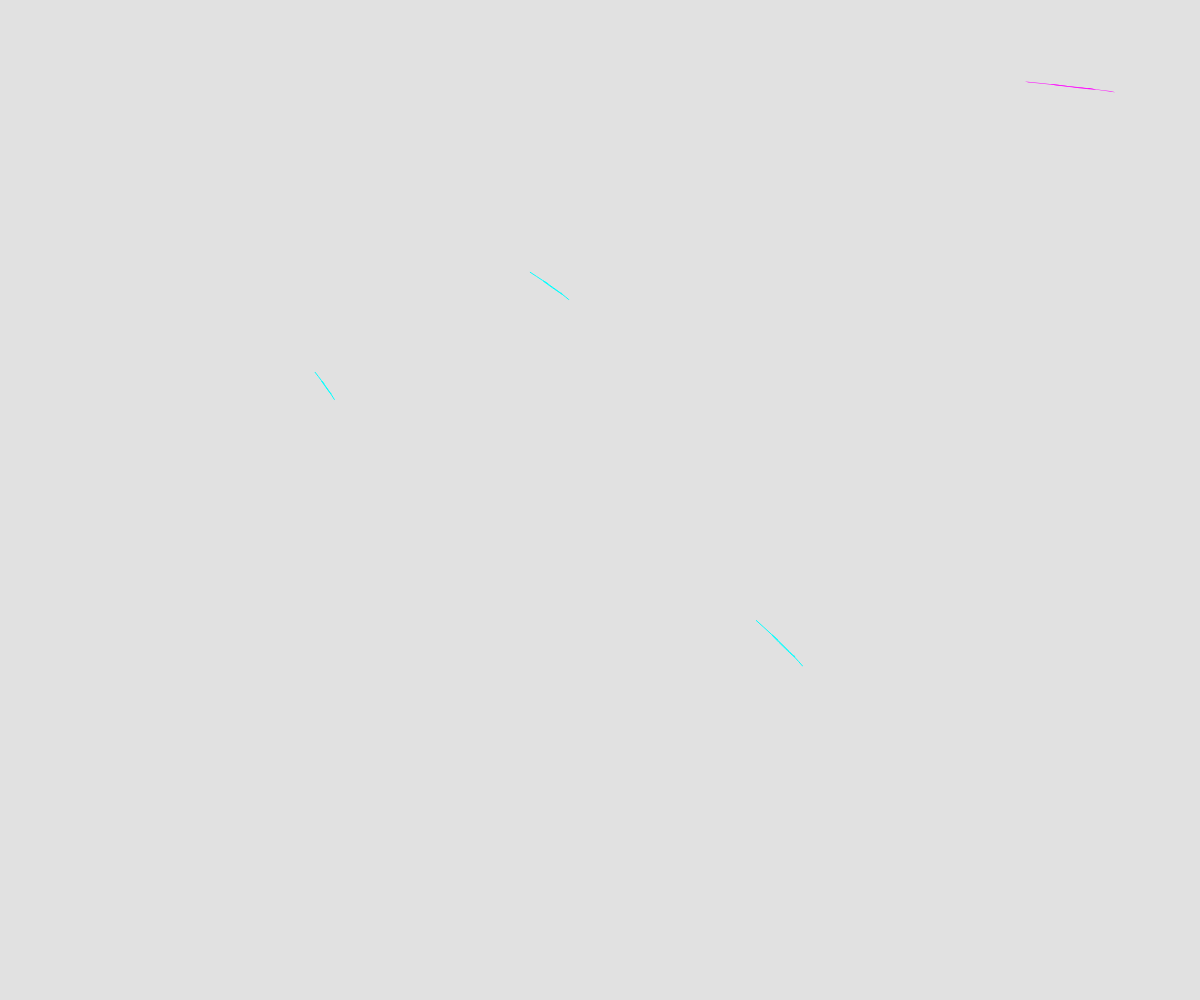
Frame 1 (no input)
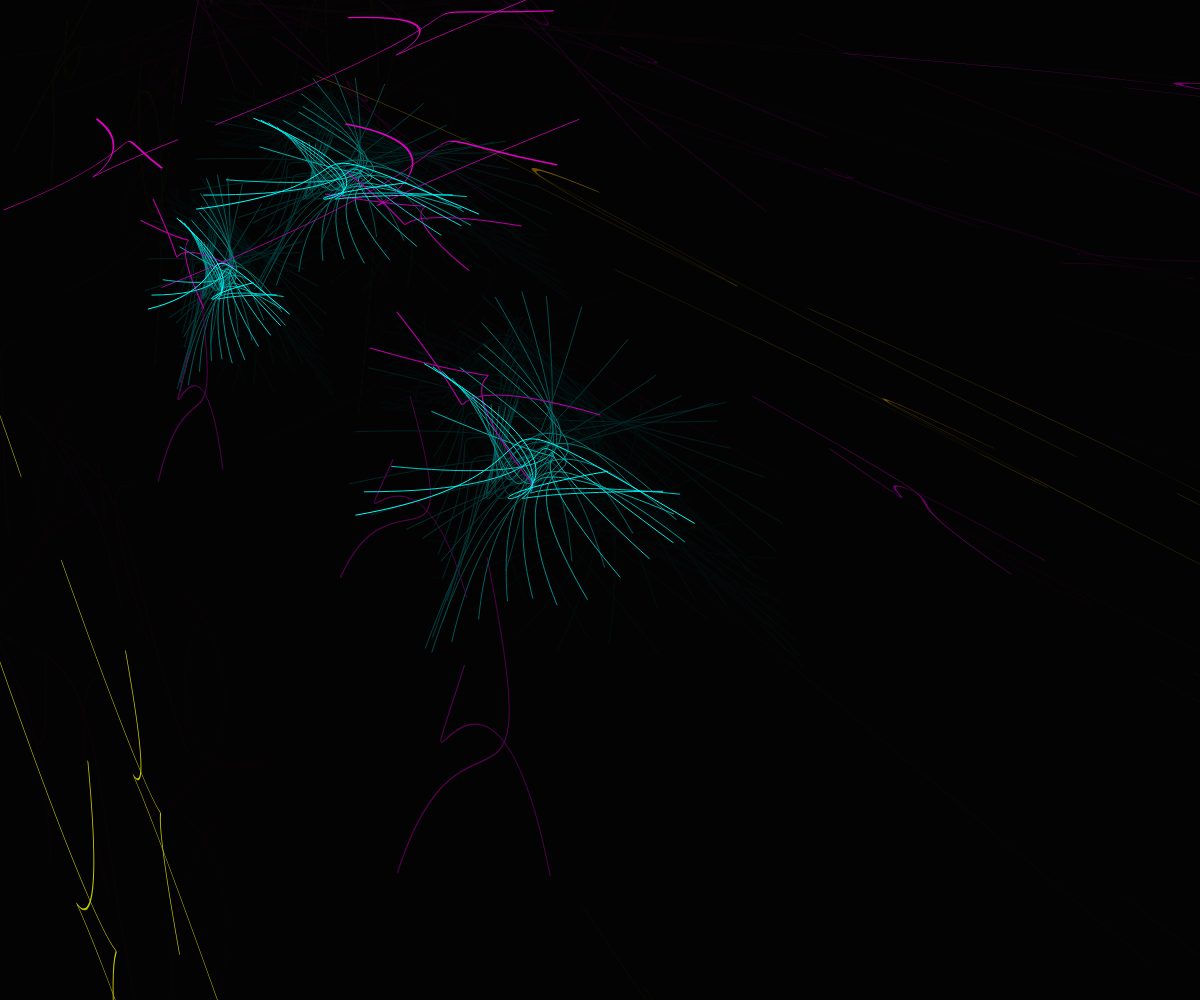
Frame 60 (no input)
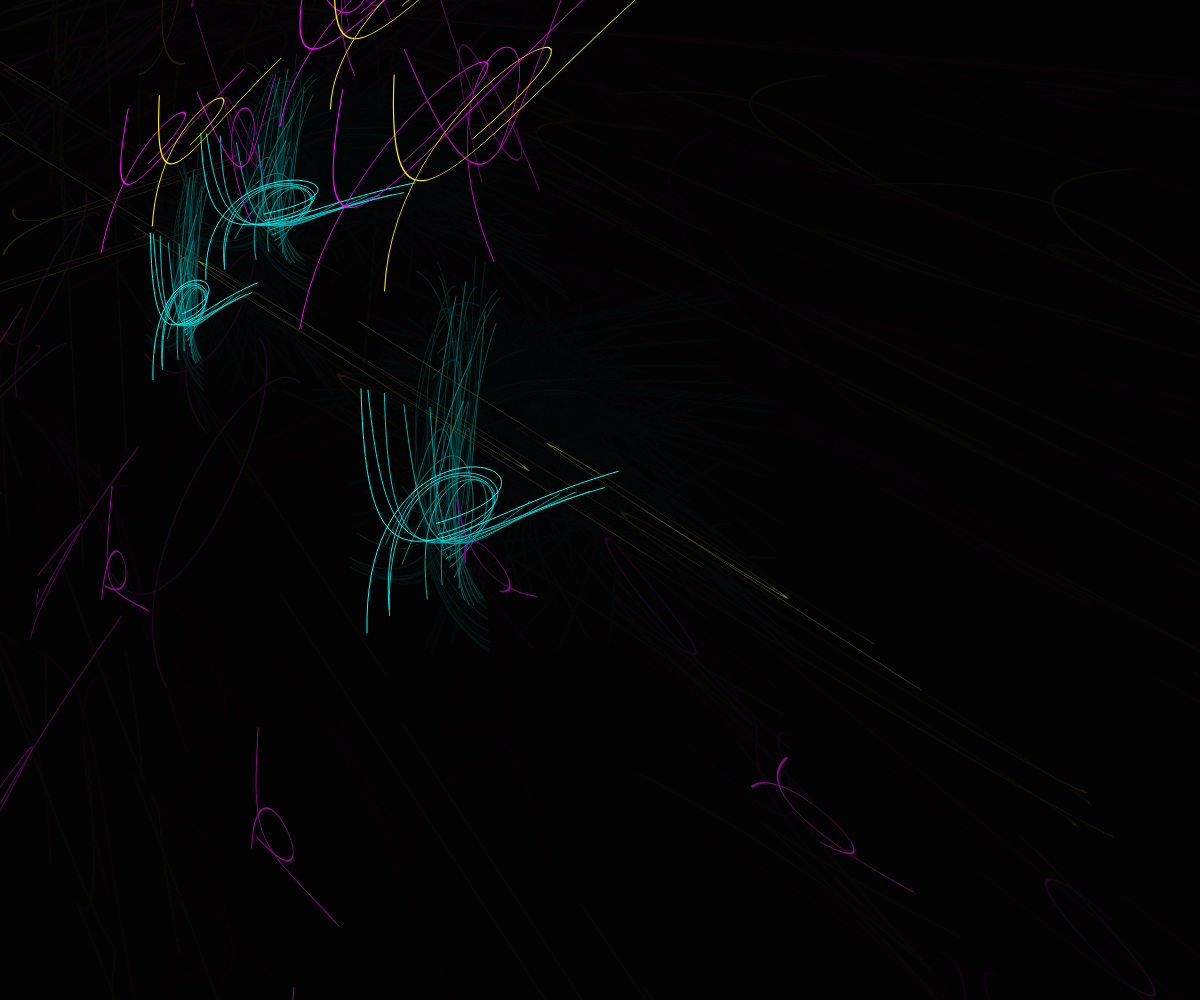
Frame 120 (the mouse pressed at the canvas centre since frame 60)

The p5.js sketch that drew these frames (run headless with seeded random() and noise() and a simulated clock; from frame 60 on, the mouse is pressed at the canvas centre):

// p5.js sketch
// ── sketch.js
 let noiseA = [],
   noise1A = [],
   noise2A = [];

 function setup() {
   createCanvas(windowWidth, windowHeight);
   frameRate(30);
   // background(0)
 }

 function draw() {
   background(0, 30);
   noFill();
   // console.log(noiseA.length);
   // for (let x = 0; x < 10; x += 2) {
   //   for (let y = 1; y < 9; y += 2) {
   //     noiseA[x] = noise(y / 10 * frameCount) * width;
   //   }
   // }
   // for (let x = 1; x < 10; x += 2) {
   //   for (let y = 2; y < 9; y += 2) {
   //     noiseA[x] = noise(y / 10 * frameCount) * height;
   //   }
   // }
   // for (let x = 0; x < noiseA.length; x++) {
   //   bezier(noiseA[x], noiseA[x + 1], noiseA[x + 2], noiseA[x + 3], noiseA[x + 4], noiseA[x + 5], noiseA[x + 6], noiseA[x + 7]);
   // }

   // noiseA = {
   //   0: noise(.01 * frameCount) * width,
   //   1: noise(.02 * frameCount) * height,
   //   2: noise(.03 * frameCount) * width,
   //   3: noise(.04 * frameCount) * height,
   //   4: noise(.05 * frameCount) * width,
   //   5: noise(.06 * frameCount) * height,
   //   6: noise(.07 * frameCount) * width,
   //   7: noise(.08 * frameCount) * height
   // };
   //
   // noise1A = {
   //   0: noise(.01 * frameCount) * height,
   //   1: noise(.02 * frameCount) * width / 2,
   //   2: noise(.03 * frameCount) * height,
   //   3: noise(.04 * frameCount) * width / 2,
   //   4: noise(.05 * frameCount) * height,
   //   5: noise(.06 * frameCount) * width / 2,
   //   6: noise(.07 * frameCount) * height,
   //   7: noise(.08 * frameCount) * width / 2
   // }
   //
   // noise2A = {
   //   0: noise(.01 * frameCount) * height / 2,
   //   1: noise(.02 * frameCount) * width / 2,
   //   2: noise(.03 * frameCount) * height / 2,
   //   3: noise(.04 * frameCount) * width / 2,
   //   4: noise(.05 * frameCount) * height / 2,
   //   5: noise(.06 * frameCount) * width / 2,
   //   6: noise(.07 * frameCount) * height / 2,
   //   7: noise(.08 * frameCount) * width / 2
   // }
   //
   //
   // stroke(0, noiseA[0], noiseA[2]);
   // x = 1;
   // bezier(noiseA[x], noiseA[x + 1], noiseA[x + 2], noiseA[x + 3], noiseA[x + 4], noiseA[x + 5], noiseA[x + 6], noiseA[x + 7]);
   // stroke(220);
   // for (x = 0; x <= noiseA.length; x++) {
   //   bezier(noiseA[x], noiseA[x + 1], noiseA[x + 2], noiseA[x + 3], noiseA[x + 4], noiseA[x + 5], noiseA[x + 6], noiseA[x + 7]);
   // }
   // for (x = 3; x <= noiseA.length + 3; x++) {
   //   bezier()
   // }
   var noise1 = noise(.01 * frameCount) * width;
   var noise2 = noise(.02 * frameCount) * height;
   var noise3 = noise(.03 * frameCount) * width;
   var noise4 = noise(.04 * frameCount) * height;
   var noise5 = noise(.05 * frameCount) * width;
   var noise6 = noise(.06 * frameCount) * height;
   var noise7 = noise(.07 * frameCount) * width;
   var noise8 = noise(.08 * frameCount) * height;

   var noise11 = noise(.01 * frameCount) * height;
   var noise12 = noise(.02 * frameCount) * width / 2;
   var noise13 = noise(.03 * frameCount) * height;
   var noise14 = noise(.04 * frameCount) * width / 2;
   var noise15 = noise(.05 * frameCount) * height;
   var noise16 = noise(.06 * frameCount) * width / 2;
   var noise17 = noise(.07 * frameCount) * height;
   var noise18 = noise(.08 * frameCount) * width / 2;

   var noise21 = noise(.01 * frameCount) * height / 2;
   var noise22 = noise(.02 * frameCount) * width / 2;
   var noise23 = noise(.03 * frameCount) * height / 2;
   var noise24 = noise(.04 * frameCount) * width / 2;
   var noise25 = noise(.05 * frameCount) * height / 2;
   var noise26 = noise(.06 * frameCount) * width / 2;
   var noise27 = noise(.07 * frameCount) * height / 2;
   var noise28 = noise(.08 * frameCount) * width / 2;

   stroke(0, noise1, noise2);

   bezier(noise1, noise2, noise3, noise4, noise5, noise6, noise7, noise8);
   bezier(noise3, noise4, noise1, noise2, noise7, noise8, noise5, noise6);
   bezier(noise11 - 100, noise12 - 100, noise13 - 100, noise14 - 100, noise15 - 100, noise16 - 100, noise17 - 100, noise18 - 100);
   bezier(noise13 - 100, noise14 - 100, noise11 - 100, noise12 - 100, noise17 - 100, noise18 - 100, noise15 - 100, noise16 - 100);
   bezier(noise21, noise22, noise23, noise24, noise25, noise26, noise27, noise28);
   bezier(noise23, noise24, noise21, noise22, noise27, noise28, noise25, noise26);

   shearX(noise1);
   shearY(noise11);
   stroke(noise11, 0, noise12);

   bezier(noise1, noise2, noise3, noise4, noise5, noise6, noise7, noise8);
   bezier(noise3, noise4, noise1, noise2, noise7, noise8, noise5, noise6);
   bezier(noise11, noise12, noise13, noise14, noise15, noise16, noise17, noise18);
   bezier(noise13, noise14, noise11, noise12, noise17, noise18, noise15, noise16);
   bezier(noise21, noise22, noise23, noise24, noise25, noise26, noise27, noise28);
   bezier(noise23, noise24, noise21, noise22, noise27, noise28, noise25, noise26);

   shearX(noise4);
   shearY(noise14);
   stroke(noise14, noise16, 0);

   bezier(noise1, noise2, noise3, noise4, noise5, noise6, noise7, noise8);
   bezier(noise3, noise4, noise1, noise2, noise7, noise8, noise5, noise6);
   bezier(noise11, noise12, noise13, noise14, noise15, noise16, noise17, noise18);
   bezier(noise13, noise14, noise11, noise12, noise17, noise18, noise15, noise16);
   bezier(noise21, noise22, noise23, noise24, noise25, noise26, noise27, noise28);
   bezier(noise23, noise24, noise21, noise22, noise27, noise28, noise25, noise26);

 }
